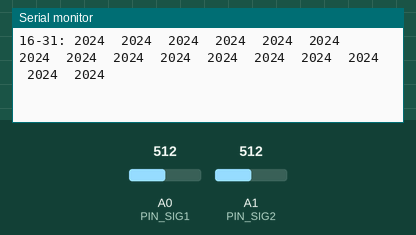
Simulated run of this sketch. Board: Seeed XIAO (SAMD21). Shown: the last lines printed to the serial monitor. Inputs (shaded band) come from the test bench; at power-on: A0 (PIN_SIG1) = 512, A1 (PIN_SIG2) = 512 (analog values on the 0–1023 scale).

Above: at 1.2 s.
1.3 s: A0 (PIN_SIG1) set to 716
At 1.63 s:
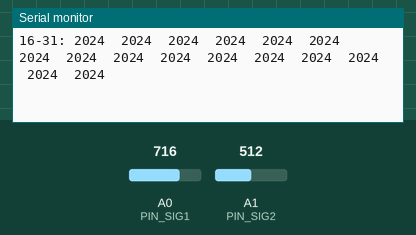
2.8 s: A1 (PIN_SIG2) set to 716
At 3.1 s:
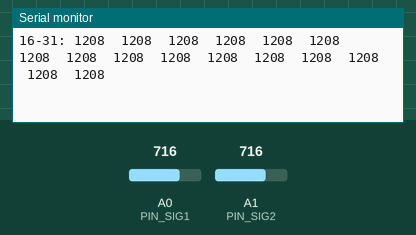
4.3 s: A0 (PIN_SIG1) set to 900
At 4.57 s:
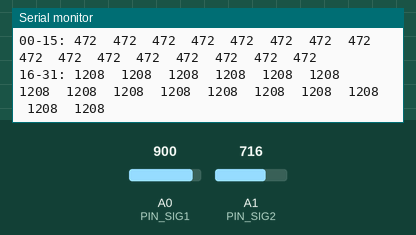
5.8 s: A1 (PIN_SIG2) set to 900
At 6.03 s:
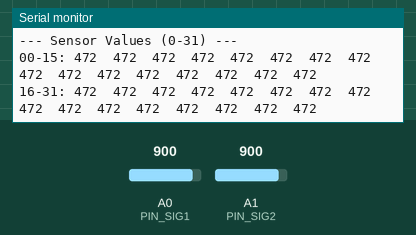
Timing chart, 0 to 8.3 s (numbered marks = the images above; inputs shaded):
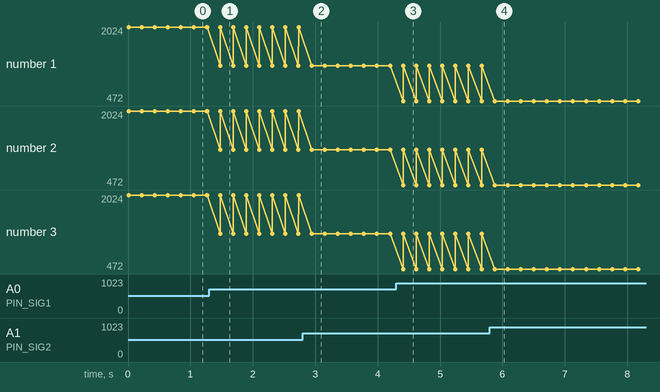

The sketch:

32pin_test.ino
```cpp
// ピン定義 (Seeed XIAO RP2040)
const int PIN_MUX_S0 = D4;
const int PIN_MUX_S1 = D5;
const int PIN_MUX_S2 = D9;
const int PIN_MUX_S3 = D10;
const int PIN_SIG1   = A0; // 0-15番
const int PIN_SIG2   = A1; // 16-31番

void setup() {
  Serial.begin(115200);

  pinMode(PIN_MUX_S0, OUTPUT);
  pinMode(PIN_MUX_S1, OUTPUT);
  pinMode(PIN_MUX_S2, OUTPUT);
  pinMode(PIN_MUX_S3, OUTPUT);

  pinMode(PIN_SIG1, INPUT);
  pinMode(PIN_SIG2, INPUT);

  // RP2040のアナログ読み取りを12bit(0-4095)に設定
  analogReadResolution(12);
}

void loop() {
  int values[32]; // 値を保存する箱

  // 0〜15のカウントで、MUX1とMUX2を同時に切り替える
  for (int i = 0; i < 16; i++) {
    // 1. ピンの切り替え (ビット演算)
    digitalWrite(PIN_MUX_S0, (i >> 0) & 1);
    digitalWrite(PIN_MUX_S1, (i >> 1) & 1);
    digitalWrite(PIN_MUX_S2, (i >> 2) & 1);
    digitalWrite(PIN_MUX_S3, (i >> 3) & 1);

    // ★重要: 切り替え後の待機時間 (これがないと隣の値が混ざります)
    delayMicroseconds(50);

    // 2. 読み取り (16-32番: A0ピン)
    analogRead(PIN_SIG1); // 1回空読み (リフレッシュ)
    int raw1 = analogRead(PIN_SIG1);
    values[i] = 4072 - raw1;
    if(values[i] < 0) values[i] = 0;

    // 3. 読み取り (1-15番: A1ピン)
    analogRead(PIN_SIG2); // 1回空読み
    int raw2 = analogRead(PIN_SIG2);
    values[i + 16] = 4072 - raw2;
    if(values[i + 16] < 0) values[i + 16] = 0;
  }

  // --- 結果の表示 ---
  Serial.println("\n--- Sensor Values (0-31) ---");

  // 0-15番を表示
  Serial.print("00-15: ");
  for (int i = 0; i < 16; i++) {
    Serial.print(values[i]);
    Serial.print("\t"); // タブ区切り
  }
  Serial.println("");

  // 16-31番を表示
  Serial.print("16-31: ");
  for (int i = 16; i < 32; i++) {
    Serial.print(values[i]);
    Serial.print("\t");
  }
  Serial.println("");

  delay(200); // 読みやすくするために少し待つ
}
```

Measured:
- after the input at 1.3 s, the serial monitor: prints a new line after 0.17 s (image 1)
- after the input at 2.8 s, the serial monitor: prints a new line after 0.14 s (image 2)
- after the input at 4.3 s, the serial monitor: prints a new line after 0.11 s (image 3)
- after the input at 5.8 s, the serial monitor: prints a new line after 0.07 s (image 4)
